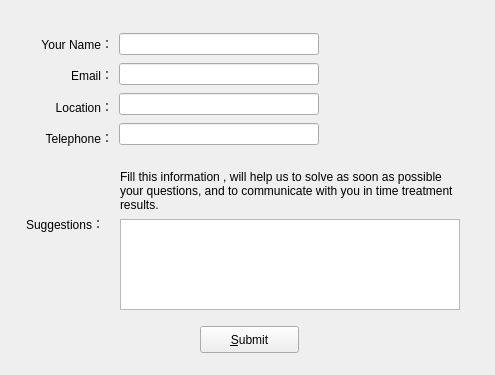
<?xml version="1.0" encoding="UTF-8"?>
<ui version="4.0">
 <class>MainWindow</class>
 <widget class="QMainWindow" name="MainWindow">
  <property name="geometry">
   <rect>
    <x>0</x>
    <y>0</y>
    <width>495</width>
    <height>375</height>
   </rect>
  </property>
  <property name="minimumSize">
   <size>
    <width>495</width>
    <height>375</height>
   </size>
  </property>
  <property name="maximumSize">
   <size>
    <width>495</width>
    <height>375</height>
   </size>
  </property>
  <property name="windowTitle">
   <string>MainWindow</string>
  </property>
  <widget class="QWidget" name="centralWidget">
   <widget class="QLabel" name="label_suggestions">
    <property name="geometry">
     <rect>
      <x>26</x>
      <y>214</y>
      <width>90</width>
      <height>20</height>
     </rect>
    </property>
    <property name="text">
     <string>Suggestions：</string>
    </property>
   </widget>
   <widget class="QLabel" name="label_info">
    <property name="geometry">
     <rect>
      <x>120</x>
      <y>160</y>
      <width>341</width>
      <height>61</height>
     </rect>
    </property>
    <property name="text">
     <string>Fill this information , will help us to solve as soon as possible your questions, and to communicate with you in time treatment results.</string>
    </property>
    <property name="wordWrap">
     <bool>true</bool>
    </property>
    <property name="openExternalLinks">
     <bool>true</bool>
    </property>
   </widget>
   <widget class="QTextEdit" name="textEdit_suggestion">
    <property name="geometry">
     <rect>
      <x>120</x>
      <y>219</y>
      <width>340</width>
      <height>91</height>
     </rect>
    </property>
    <property name="html">
     <string>&lt;!DOCTYPE HTML PUBLIC &quot;-//W3C//DTD HTML 4.0//EN&quot; &quot;http://www.w3.org/TR/REC-html40/strict.dtd&quot;&gt;
&lt;html&gt;&lt;head&gt;&lt;meta name=&quot;qrichtext&quot; content=&quot;1&quot; /&gt;&lt;style type=&quot;text/css&quot;&gt;
p, li { white-space: pre-wrap; }
&lt;/style&gt;&lt;/head&gt;&lt;body style=&quot; font-family:'Ubuntu'; font-size:11pt; font-weight:400; font-style:normal;&quot;&gt;
&lt;p style=&quot;-qt-paragraph-type:empty; margin-top:0px; margin-bottom:0px; margin-left:0px; margin-right:0px; -qt-block-indent:0; text-indent:0px;&quot;&gt;&lt;br /&gt;&lt;/p&gt;&lt;/body&gt;&lt;/html&gt;</string>
    </property>
   </widget>
   <widget class="QPushButton" name="pushButton_submit">
    <property name="geometry">
     <rect>
      <x>200</x>
      <y>326</y>
      <width>99</width>
      <height>27</height>
     </rect>
    </property>
    <property name="text">
     <string>&amp;Submit</string>
    </property>
   </widget>
   <widget class="QWidget" name="layoutWidget">
    <property name="geometry">
     <rect>
      <x>30</x>
      <y>20</y>
      <width>300</width>
      <height>141</height>
     </rect>
    </property>
    <layout class="QHBoxLayout" name="horizontalLayout">
     <item>
      <layout class="QVBoxLayout" name="verticalLayout">
       <item>
        <widget class="QLabel" name="label_name">
         <property name="text">
          <string>Your Name：</string>
         </property>
         <property name="alignment">
          <set>Qt::AlignRight|Qt::AlignTrailing|Qt::AlignVCenter</set>
         </property>
        </widget>
       </item>
       <item>
        <widget class="QLabel" name="label_Email">
         <property name="text">
          <string>Email：</string>
         </property>
         <property name="alignment">
          <set>Qt::AlignRight|Qt::AlignTrailing|Qt::AlignVCenter</set>
         </property>
        </widget>
       </item>
       <item>
        <widget class="QLabel" name="label_location">
         <property name="text">
          <string>Location：</string>
         </property>
         <property name="alignment">
          <set>Qt::AlignRight|Qt::AlignTrailing|Qt::AlignVCenter</set>
         </property>
        </widget>
       </item>
       <item>
        <widget class="QLabel" name="label_telephone">
         <property name="text">
          <string>Telephone：</string>
         </property>
         <property name="alignment">
          <set>Qt::AlignRight|Qt::AlignTrailing|Qt::AlignVCenter</set>
         </property>
        </widget>
       </item>
      </layout>
     </item>
     <item>
      <layout class="QVBoxLayout" name="verticalLayout_2">
       <item>
        <widget class="QLineEdit" name="lineEdit_name"/>
       </item>
       <item>
        <widget class="QLineEdit" name="lineEdit_email"/>
       </item>
       <item>
        <widget class="QLineEdit" name="lineEdit_location"/>
       </item>
       <item>
        <widget class="QLineEdit" name="lineEdit_telephone"/>
       </item>
      </layout>
     </item>
    </layout>
   </widget>
  </widget>
 </widget>
 <layoutdefault spacing="6" margin="11"/>
 <resources/>
 <connections/>
</ui>
